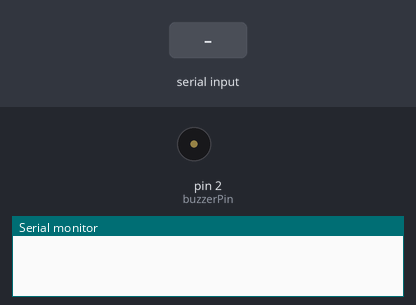
Simulated run of this sketch. Board: Arduino Uno, built with avr-gcc and run on an emulated ATmega328P. Shown: buzzer (waves = sounding), the last lines printed to the serial monitor. The test bench sets the inputs (shaded band).

Above: at 1.2 s.
1.3 s: "ON\n" received over Serial
At 2.4 s:
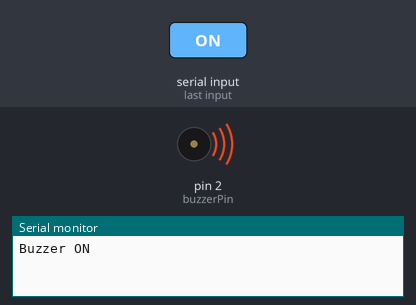
2.8 s: "OFF\n" received over Serial
At 3.6 s:
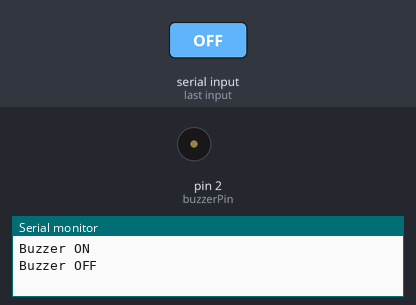
Timing chart, 0 to 5.8 s (numbered marks = the images above; inputs shaded):
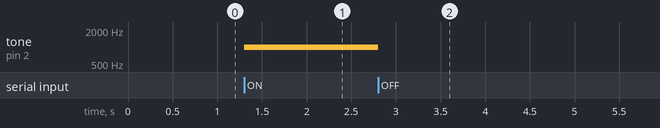

The sketch:

arduino.ino
```cpp
int buzzerPin = 2;

void setup() {
  pinMode(buzzerPin, OUTPUT);
  Serial.begin(9600);
}

void loop() {
  if (Serial.available() > 0) {
    String command = Serial.readStringUntil('\n');
    command.trim();

    if (command == "ON") {
      tone(buzzerPin, 1000);
      Serial.println("Buzzer ON");
    }

    if (command == "OFF") {
      noTone(buzzerPin);
      Serial.println("Buzzer OFF");
    }
  }
}
```

Measured:
- after the input at 1.3 s, tone on pin 2 (buzzerPin): silent → 1000 Hz at once
- after the input at 2.8 s, tone on pin 2 (buzzerPin): 1000 Hz → silent at once
